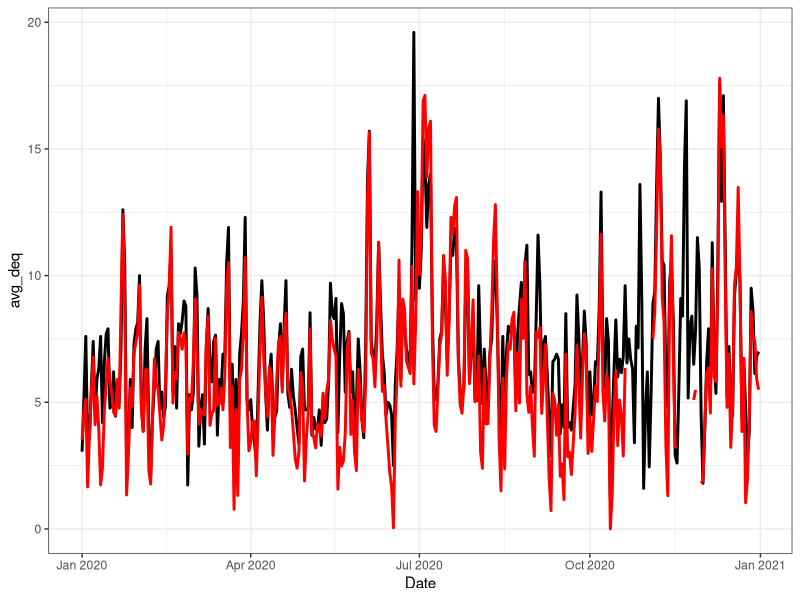
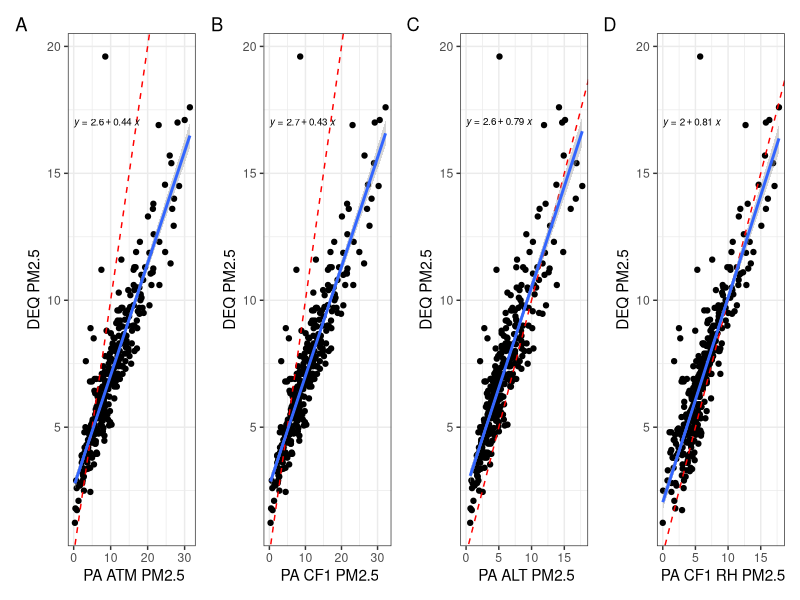
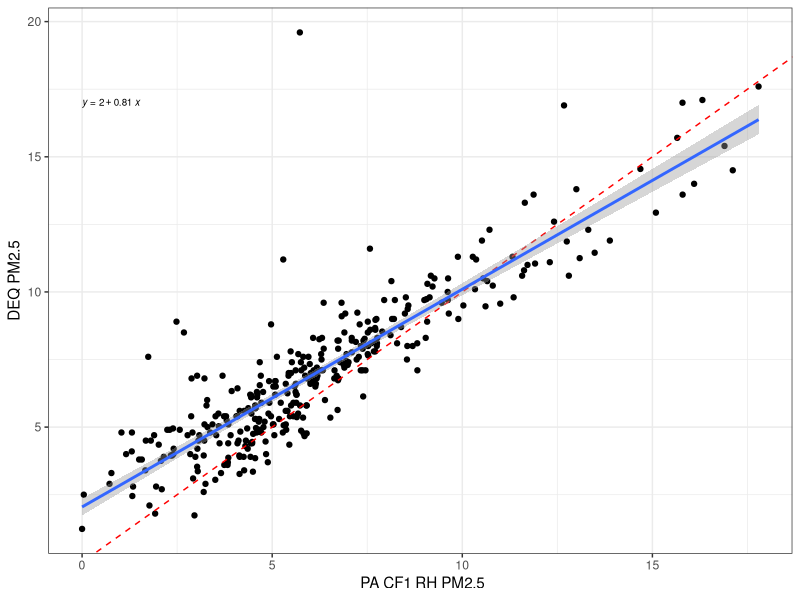

These figures' R source, in order:
# Quality Assurance and EPA Correction for PurpleAir PM2.5 Data
# Joe Morina 03/20/2023

# Comparing DEQ monitor and PurpleAir PM2.5 data for the year 2020
# Required packages
library(lubridate)
library(ggplot2)
library(dplyr)
library(ggpubr)
library(patchwork)

# Read in DEQ Monitor pm2.5 data for 2020 and format date
DEQ <- read.csv("DEQ_msci.csv", header = T)
DEQ$date <- as.POSIXct(DEQ$date,format = "%m/%d/%y",tz = Sys.timezone())

# Read in full sensor data for PA Math and Science Innovation Center, format date, add year column, only include values within the sensor range (500)
Full_msci <- read.csv("PA_MSiC.csv", header = T)
Full_msci <- Full_msci %>%
  mutate(
    date = as.POSIXct(Full_msci$date,format = "%Y-%m-%d %H:%M",tz = Sys.timezone()),
     year = year(Full_msci$date)) %>%
  subset(select = -c(X, time_stamp, sensor_index, rssi, 
                     uptime, pa_latency,memory,pressure)) %>%
  filter(pm2.5_cf_1_a < 500 & pm2.5_cf_1_b < 500 & pm2.5_atm_a < 500 & pm2.5_atm_b < 500 & pm2.5_alt_a < 500 & pm2.5_alt_b < 500
         ) 

# Create columns, one for difference and one for % error
Full_msci <- Full_msci %>%
  mutate(
    diff_a = abs(pm2.5_atm_a - pm2.5_atm_b),
    perc_a = abs(diff_a * 2 / (pm2.5_atm_a + pm2.5_atm_b) * 100),
    diff_c = abs(pm2.5_cf_1_a - pm2.5_cf_1_b),
    perc_c = abs(diff_c * 2 / (pm2.5_cf_1_a + pm2.5_cf_1_b) * 100),
    diff_al = abs(pm2.5_alt_a - pm2.5_alt_b),
    perc_al = abs(diff_al * 2 / (pm2.5_alt_a + pm2.5_alt_b) * 100)
    )

# Calculate SD
sd(Full_msci$perc_a, na.rm = T) * 2 # 2SD = 46.09
sd(Full_msci$perc_c, na.rm = T) * 2 # 2SD = 47.0
sd(Full_msci$perc_al, na.rm = T) * 2 # 2SD = 35.83

# Subset by QA
Full_msci <- subset(Full_msci, diff_a < 5 | perc_a < 46.09 )
Full_msci <- subset(Full_msci, diff_c < 5 | perc_c < 47.0)
Full_msci <- subset(Full_msci, diff_al < 5 | perc_al < 35.83)

# Calculate relative humidity correction and averages for the two channels 
Full_msci <- Full_msci %>%
  mutate(
    pm2.5_RH_a = (0.524 *pm2.5_cf_1_a - 0.0862 * humidity + 5.75 ),
    pm2.5_RH_b = (0.524 *pm2.5_cf_1_b - 0.0862 * humidity + 5.75),
    avg_atm = (pm2.5_atm_a + pm2.5_atm_b) / 2,
    avg_cf = (pm2.5_cf_1_a + pm2.5_cf_1_b) / 2,
    avg_alt = (pm2.5_alt_a + pm2.5_alt_b) / 2,
    avg_cf_RH = (pm2.5_RH_a + pm2.5_RH_b) / 2) %>%
  subset( select = c(date,avg_atm,avg_cf,avg_alt,avg_cf_RH))

# Calculate daily averages
Full_msci <- Full_msci %>%
  na.omit() %>%
  mutate(Date = floor_date(date, "day")) %>%
  group_by(Date) %>%
  summarise(
    avg_atm = mean(avg_atm), 
    count = n(),
    avg_cf = mean(avg_cf), 
    avg_alt = mean(avg_alt), 
    avg_cf_RH = mean(avg_cf_RH))

# Change any negative values generated by the RH correction to 0
Full_msci <- Full_msci %>%
  mutate(avg_cf_RH = if_else(avg_cf_RH < 0, 0, avg_cf_RH))

# Only consider days that have 75% of data for daily averages (18/24)
Full_msci <-subset(Full_msci, count > 17) 

# DEQ data slightly different than purpleair, multiple stations at the center, sometimes only one reports sometimes both, will average when multiple measurements are included
DEQ_daily <- DEQ %>%
  na.omit() %>%
  mutate(Date = floor_date(date, "day")) %>%
  group_by(Date) %>%
  summarise(avg_deq = mean(pm2.5), count_deq = n())

# Merge with DEQ - clean 
PM25_joined <- left_join(DEQ_daily,Full_msci, by = c("Date"))

# Plots for QA data vs DEQ
DEQ_atm_qa <- ggplot(PM25_joined,aes( x = avg_atm, y = avg_deq))+
  geom_point()+
  geom_abline (slope = 1, linetype = "dashed", color = "Red")+
  theme_bw() +
  labs (y = "DEQ PM2.5", x = " PA ATM PM2.5")+
  geom_smooth(method = "lm")+
  stat_regline_equation(label.x = 0, label.y = 17, size = 2.5)

DEQ_cf_qa <- ggplot(PM25_joined,aes( x = avg_cf, y = avg_deq))+
  geom_point()+
  geom_abline (slope = 1, linetype = "dashed", color = "Red")+
  theme_bw()+
  labs (y = "DEQ PM2.5", x = " PA CF1 PM2.5")+
  geom_smooth(method = "lm")+
  stat_regline_equation(label.x = 0, label.y = 17, size = 2.5)

DEQ_alt_qa <- ggplot(PM25_joined,aes( x = avg_alt, y = avg_deq))+
  geom_point()+
  geom_abline (slope = 1, linetype = "dashed", color = "Red")+
  theme_bw()+
  labs (y = "DEQ PM2.5", x = " PA ALT PM2.5")+
  geom_smooth(method = "lm")+
  stat_regline_equation(label.x = 0, label.y = 17, size = 2.5)

DEQ_cf_RH <- ggplot(PM25_joined,aes( x = avg_cf_RH, y = avg_deq))+
  geom_point()+
  geom_abline (slope = 1, linetype = "dashed", color = "Red")+
  theme_bw()+
  labs (y = "DEQ PM2.5", x = " PA CF1 RH PM2.5")+
  geom_smooth(method = "lm")+
  stat_regline_equation(label.x = 0, label.y = 17, size = 2.5)

# Atm vs. DEQ - PA always overestimating (atm is reccomended by PA for outdoor sensors)
ggplot() + 
  geom_line(data = PM25_joined, aes(x = Date, y = avg_deq), color = 'black', size = 1) + 
  geom_line(data = PM25_joined, aes(x = Date, y = avg_cf_RH), color = 'red', size = 1) +
  theme_bw()

# Arranging plots
PAvsDEQ <- (DEQ_atm_qa | DEQ_cf_qa | DEQ_alt_qa | DEQ_cf_RH ) 
PAvsDEQ <- PAvsDEQ + plot_annotation(tag_levels = 'A')

# Save figures
ggsave("MathSci DEQ and PA.png", plot = PAvsDEQ, device = "png", path = NULL, 
       scale = 1, width = 8.6, height = 4.7, units = "in", dpi = 800)

ggsave("MathSci DEQ and PA_RH.png", plot = DEQ_cf_RH, device = "png", path = NULL, 
       scale = 1, width = 5.88, height = 3.93, units = "in", dpi = 800)
